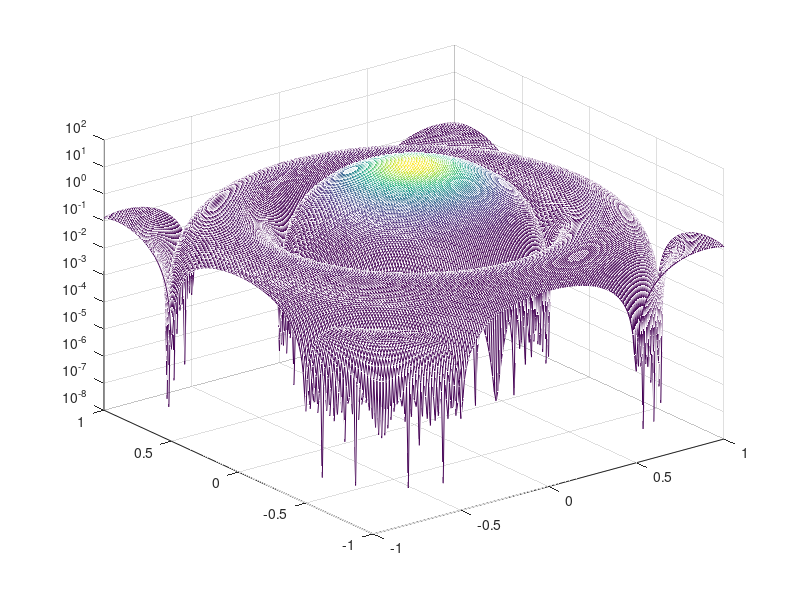

This chart was generated by the following MATLAB code:
%Построить график функции f(r) = {2J_1(ar)/r}^2, где a = pi, J_1 = функция
%Бесселя первого порядка и r = sqrt(x^2+y^2). диапазон изменения координат:
%от -1 до 1.
clc
a = 2*pi;
[x,y] = meshgrid(-1:0.01:1,-1:0.01:1);
R = (x.^2+y.^2).^(1/2);
z = (2*besselj(1,a*R(:))./R(:)).^2;
mesh(x,y,reshape(z,size(x)));
set(gca,'Zscale','Log');